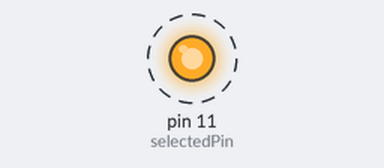
Recording of a program running on a simulated Raspberry Pi (header pin numbers). Parts: output pins drawn as LEDs (lit = HIGH). Dashed ring = blinking. What the program prints to the terminal is not drawn.

Above: at 0.02 s.
Timing chart, 0 to 3.0 s (numbered marks = the images above):
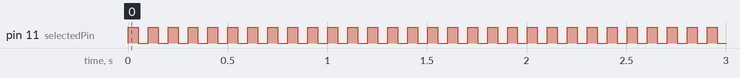

The program:

led.py
```python
import RPi.GPIO as GPIO
import time

selectedPin = 11
interval = 0.05

def setup():
    GPIO.setmode(GPIO.BOARD)
    GPIO.setup(selectedPin, GPIO.OUT)
    GPIO.output(selectedPin, GPIO.HIGH)

def led():
    while True:
        print('running loop')
        GPIO.output(selectedPin, GPIO.HIGH)
        time.sleep(interval)
        GPIO.output(selectedPin, GPIO.LOW)
        time.sleep(interval)

def end():
    GPIO.output(selectedPin, GPIO.LOW)
    GPIO.cleanup()

if __name__ == '__main__':
    setup()
    try:
        led()
    except KeyboardInterrupt:
        end()
```

Measured:
- by itself, pin 11 (selectedPin): alternates HIGH for 0.05 s and LOW for 0.05 s
